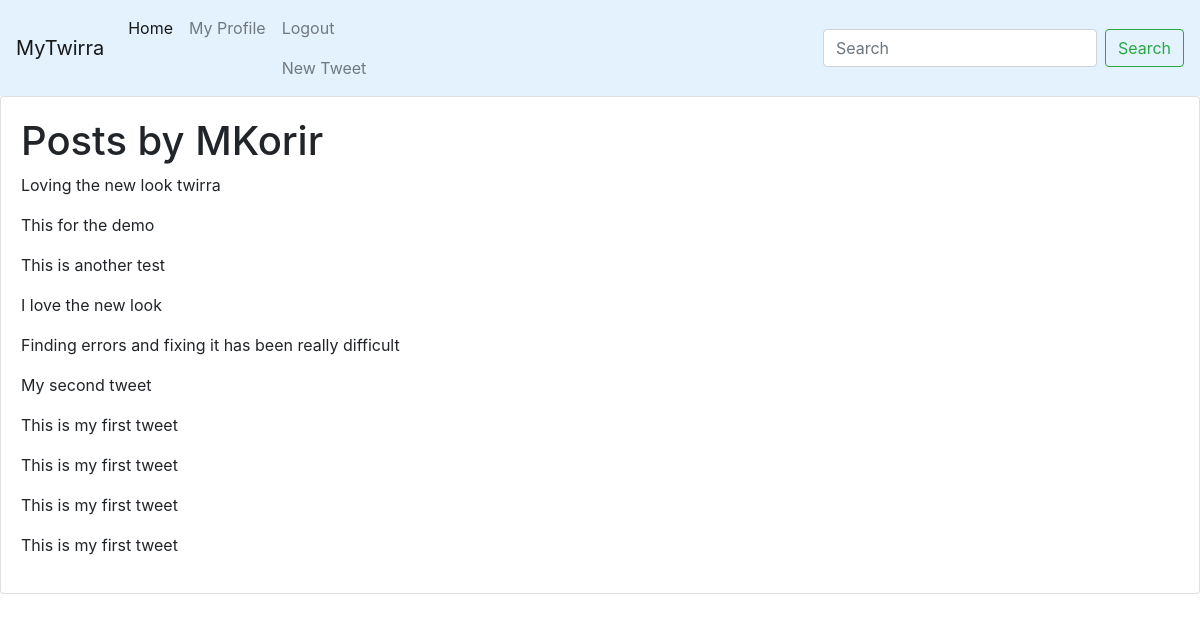
The page /user/MKorir/ (signed in) on the database its author committed.
### twirra/models.py (models this page shows, shortened)
class Post(models.Model):
    author = models.ForeignKey(User, on_delete=models.CASCADE)
    content = models.CharField(max_length=280)
    date_posted = models.DateTimeField(default=timezone.now)

### twirra/views.py (the view)
# urls.py: path('user/<str:username>/', UserPostListView.as_view(), name='user-posts'),
class UserPostListView(ListView):
    model = Post
    template_name = 'twirra/user_posts.html'
    context_object_name = 'posts'
    def get_queryset(self):
        user = get_object_or_404(User, username=self.kwargs.get('username'))
        return Post.objects.filter(author=user).order_by('-date_posted')

### twirra/templates/twirra/user_posts.html
{% extends "twirra/base.html" %}
{% block content %}
<div class="card">
    <div class="card-body">
        <h1> Posts by {{ view.kwargs.username }}</h1>
    {% for post in posts %}
        <p>{{ post.content }}</p>
    {% endfor %}
    </div>
</div>
{% endblock content %}

### rows shown on the page
Post: content "Loving the new look twirra"
Post: content "This for the demo"
Post: content "This is another test"
Post: content "I love the new look"
Post: content "Finding errors and fixing it has been really difficult"
Post: content "My second tweet"
Post: content "This is my first tweet"
Post: content "This is my first tweet"
Post: content "This is my first tweet"
Post: content "This is my first tweet"

### other values the page prints
{{ view.kwargs.username }} "MKorir"
